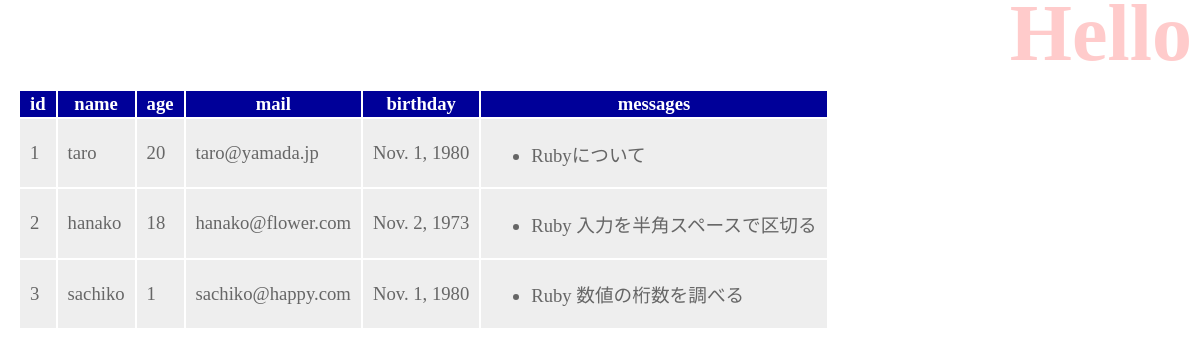
/hello/, run on the app's committed database.
### hello/models.py (models this page shows, shortened)
class Friend(models.Model):
  name = models.CharField(
    max_length = 100, validators = [number_only]
  )
  mail = models.EmailField(
    max_length = 200, validators = [MinLengthValidator(10)]
  )
  gender = models.BooleanField()
  age = models.IntegerField(
    validators = [MinValueValidator(0), MaxValueValidator(150)]
  )
  birthday = models.DateField()

class Message(models.Model):
  friend = models.ForeignKey(Friend, on_delete = models.CASCADE)
  title = models.CharField(max_length = 100)
  content = models.CharField(max_length = 300)
  pub_date = models.DateTimeField(auto_now_add = True)
  class Meta:
    ordering = ('pub_date',)

### hello/views.py (the view)
# urls.py: path("", views.index, name='index'),
def index(request, num=1):
    data = Friend.objects.all()
    page = Paginator( data, 3 )
    params = {
        'title': 'Hello',
        'message': '',
        'data': page.get_page( num ),
    }
    return render(request, 'hello/index.html', params)

### hello/templates/hello/index.html (shortened to what this page needs)
{% load static %}
<!DOCTYPE html>
<html lang="ja">
<head>
    <link rel="stylesheet" type="text/css" href="{% static 'hello/css/style.css' %}">
</head>
<body>
    <h1>{{ title }}</h1>
    <table>
        <tr>
            <th>id</th>
            <th>name</th>
            <th>age</th>
            <th>mail</th>
            <th>birthday</th>
            <th>messages</th>
        </tr>
    {% for item in data %}
        <tr>
            <td>{{ item.id }}</td>
            <td>{{ item.name }}</td>
            <td>{{ item.age }}</td>
            <td>{{ item.mail }}</td>
            <td>{{ item.birthday }}</td>
            <td><ul>
                {% for ob in item.message_set.all %}
                    <li>{{ ob.title }}</li>
                {% endfor %}
            </ul></td>
        </tr>
    {% endfor %}
    </table>
</body>
</html>

### hello/static/hello/css/style.css (style rules this page uses)
body { color:gray; font-size: 16pt; }
h1 { color: red; opacity: 0.2; font-size: 60pt; margin-top: -20px; margin-bottom: 0px; text-align: right; }
table { margin: 10px; font-size: 14pt; }
table tr th { background-color: #009; color: white; padding: 2px 10px; border-width: 2px; }
table tr td { background-color: #eee; color: #666; padding: 2px 10px; border-width: 2px; }

### data on the page
Friend: id "1", name "taro", age "20", mail "taro@yamada.jp", birthday "Nov. 1, 1980"
Message: title "Rubyについて"
Friend: id "2", name "hanako", age "18", mail "hanako@flower.com", birthday "Nov. 2, 1973"
Message: title "Ruby 入力を半角スペースで区切る"
Friend: id "3", name "sachiko", age "1", mail "sachiko@happy.com", birthday "Nov. 1, 1980"
Message: title "Ruby 数値の桁数を調べる"
